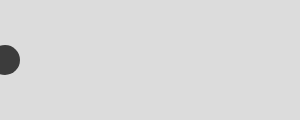
Frame 1 (no input)
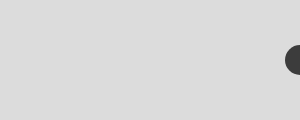
Frame 60 (no input)
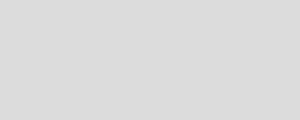
Frame 120 (the mouse pressed at the canvas centre since frame 60)

The p5.js sketch that drew these frames (run headless with seeded random() and noise() and a simulated clock; from frame 60 on, the mouse is pressed at the canvas centre):

// p5.js sketch
// ── sketch.js
let x = 0;
function setup() {
  createCanvas(300, 120);
  noStroke();
  fill(60);
}

function draw() {
  background(220);

  x += 5;

  circle(x, height / 2, 30)
}
